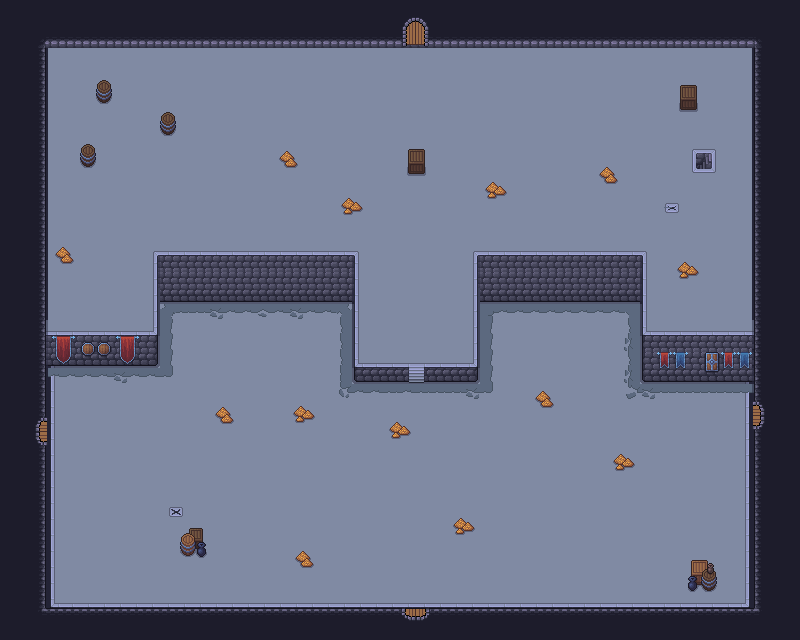

Rendered tile map (Tiled .tmx) drawn with the repository's tilesets; below, a short description and the map source with its tile grids summarised:
An orthogonal 50x40 tile map with 16x16 px tiles, 6 tile layers (Fondo, Suelo, Suelo Retoques, Paredes, ...), 11 tilesets and 39 objects.

<map version="1.10" tiledversion="1.11.2" orientation="orthogonal" renderorder="right-down" width="50" height="40" tilewidth="16" tileheight="16" infinite="0" nextlayerid="14" nextobjectid="43">
 <tileset firstgid="1" source="../tilesets/Paredes2.tsx" />
 <tileset firstgid="494" source="../tilesets/player.tsx" />
 <tileset firstgid="495" source="../tilesets/Suelo.tsx" />
 <tileset firstgid="615" source="../tilesets/puertas.tsx" />
 <tileset firstgid="619" source="../tilesets/corazon.tsx" />
 <tileset firstgid="620" source="../tilesets/goomba.tsx" />
 <tileset firstgid="621" source="../tilesets/amongus.tsx" />
 <tileset firstgid="622" source="../tilesets/skeleton.tsx" />
 <tileset firstgid="624" source="../tilesets/supplies_objects.tsx" />
 <tileset firstgid="1179" source="../tilesets/Objetos.tsx" />
 <tileset firstgid="1395" source="../tilesets/Other_objects.tsx" />
 <group id="2" name="Room">
  <layer id="1" name="Fondo" width="50" height="40">
   <data>[2000 cells, 2000 non-empty, 4 distinct tile ids]</data>
  </layer>
  <layer id="3" name="Suelo" width="50" height="40">
   <data>[2000 cells, 1538 non-empty, 20 distinct tile ids]</data>
  </layer>
  <layer id="12" name="Suelo Retoques" width="50" height="40">
   <data>[2000 cells, 72 non-empty, 23 distinct tile ids]</data>
  </layer>
  <layer id="4" name="Paredes" width="50" height="40">
   <data>[2000 cells, 308 non-empty, 36 distinct tile ids]</data>
  </layer>
  <layer id="13" name="Decoraciones" width="50" height="40">
   <data>[2000 cells, 74 non-empty, 20 distinct tile ids]</data>
  </layer>
  <layer id="5" name="Puertas" width="50" height="40" offsetx="0" offsety="0">
   <data>[2000 cells, 4 non-empty, 4 distinct tile ids]</data>
  </layer>
  <objectgroup id="8" name="Entities">
   <object id="13" gid="620" x="156" y="573" width="16" height="16" />
   <object id="14" gid="620" x="131" y="465" width="16" height="16" />
   <object id="15" gid="620" x="196" y="402" width="16" height="16" />
   <object id="16" gid="620" x="267" y="486" width="16" height="16" />
   <object id="17" gid="620" x="633" y="438" width="16" height="16" />
   <object id="18" gid="620" x="591" y="375" width="16" height="16" />
   <object id="19" gid="620" x="511" y="459" width="16" height="16" />
   <object id="20" gid="620" x="594" y="578" width="16" height="16" />
   <object id="21" gid="620" x="676" y="231" width="16" height="16" />
   <object id="22" gid="620" x="187" y="194" width="16" height="16" />
   <object id="23" gid="620" x="335" y="97" width="16" height="16" />
   <object id="24" gid="620" x="479" y="96" width="16" height="16" />
   <object id="25" gid="620" x="406" y="222" width="16" height="16" />
   <object id="26" gid="621" x="190" y="499" width="30" height="30" />
   <object id="27" gid="621" x="550" y="519" width="30" height="30" />
   <object id="28" gid="621" x="550" y="432" width="30" height="30" />
   <object id="29" gid="621" x="691" y="300" width="30" height="30" />
   <object id="30" gid="621" x="72" y="290" width="30" height="30" />
   <object id="31" gid="621" x="227" y="126" width="30" height="30" />
   <object id="32" gid="622" x="531" y="174" width="32" height="32" />
   <object id="33" gid="622" x="233" y="216" width="32" height="32" />
   <object id="34" gid="622" x="248" y="548" width="32" height="32" />
   <object id="35" gid="622" x="680" y="512" width="32" height="32" />
   <object id="36" gid="622" x="512" y="374" width="32" height="32" />
   <object id="37" gid="622" x="250" y="388" width="32" height="32" />
   <object id="38" gid="622" x="361" y="464" width="32" height="32" />
  </objectgroup>
  <objectgroup id="9" name="Objects" />
  <objectgroup id="10" name="Heart">
   <object id="4" gid="619" x="102" y="543" width="18" height="18" />
   <object id="5" gid="619" x="95" y="282" width="18" height="18" />
   <object id="6" gid="619" x="709" y="273" width="18" height="18" />
   <object id="7" gid="619" x="411" y="283" width="18" height="18" />
   <object id="8" gid="619" x="557" y="357" width="18" height="18" />
   <object id="9" gid="619" x="250" y="351" width="18" height="18" />
   <object id="10" gid="619" x="581" y="105" width="18" height="18" />
   <object id="11" gid="619" x="242" y="93" width="18" height="18" />
   <object id="12" gid="619" x="657" y="571" width="18" height="18" />
  </objectgroup>
  <objectgroup id="11" name="Player">
   <object id="39" gid="494" x="384" y="112" width="64" height="64" />
   <object id="40" gid="494" x="48" y="464" width="64" height="64" />
   <object id="41" gid="494" x="368" y="608" width="64" height="64" />
   <object id="42" gid="494" x="672" y="448" width="64" height="64" />
  </objectgroup>
 </group>
</map>
